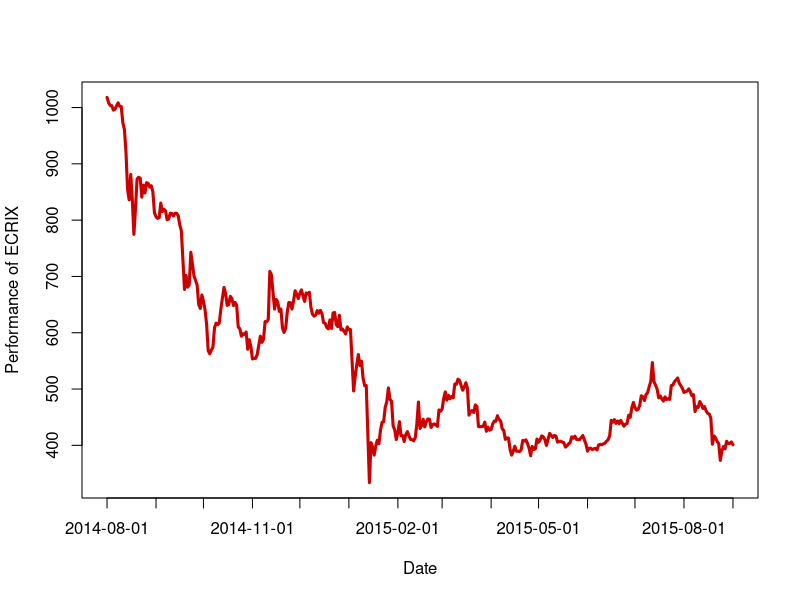

This chart was generated by the following R code:
rm(list = ls(all = TRUE))
graphics.off()

# please change your working directory 
# setwd('C:/...')

ecrix = read.csv("ecrix.csv", header = FALSE)
ecrix$V1 = as.character(ecrix$V1)
last_substr = substr(ecrix$V1, (nchar(ecrix$V1[1]) - 4), 
    (nchar(ecrix$V1[1]) - 3))
last_substr_which = which(last_substr != c(last_substr[-1], tail(last_substr, 
    n = 1))) + 1
last_substr_which = c(1, last_substr_which)
names_crix = ecrix$V1[last_substr_which]

plot(ecrix[, 2], type = "l", col = "red3", xaxt = "n", lwd = 3, xlab = "Date", 
     ylab = "Performance of ECRIX")
axis(1, at = last_substr_which, label = names_crix)